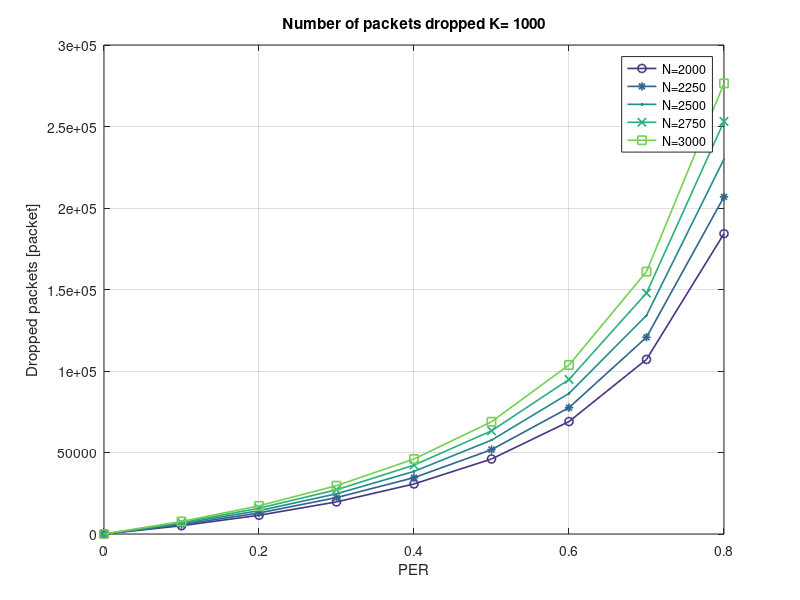
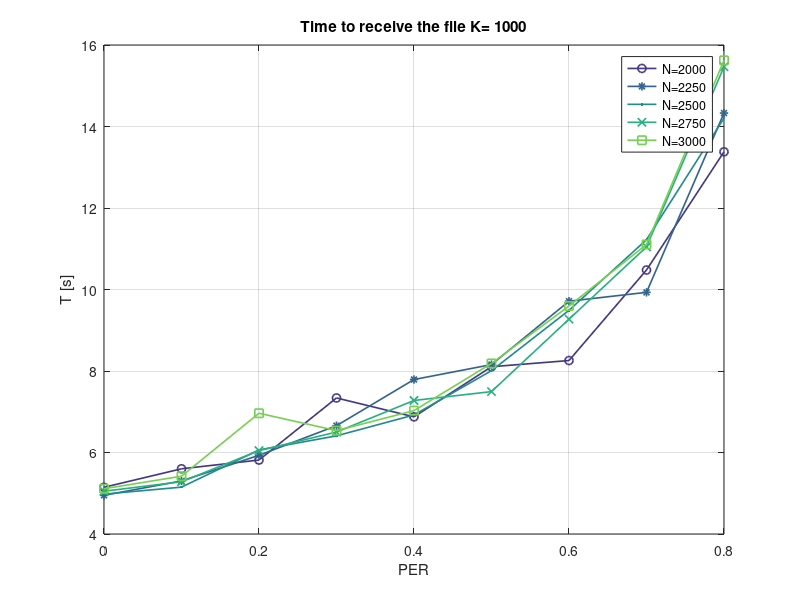
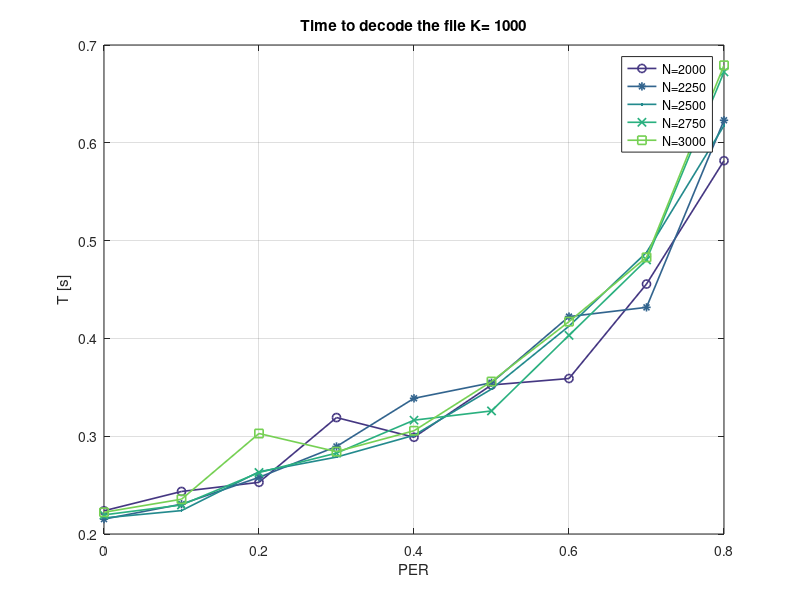
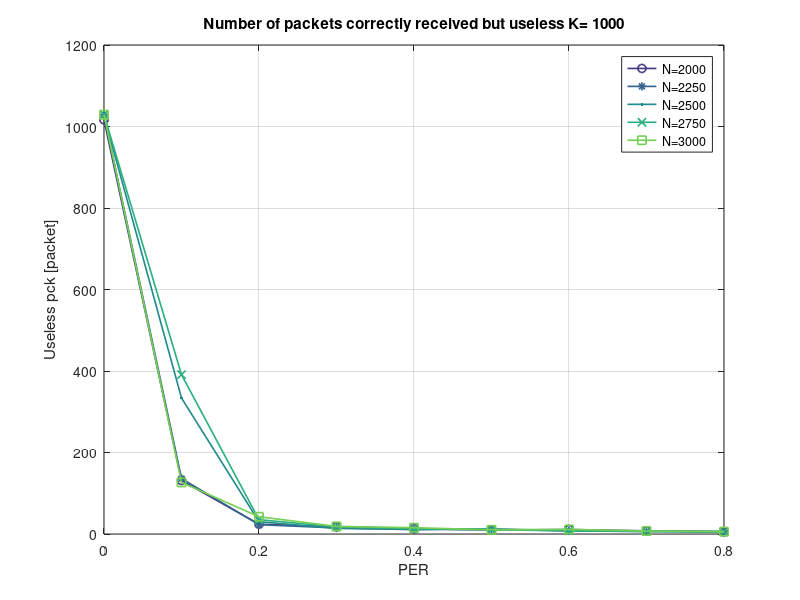

The MATLAB script that drew these images, in order:
clear all;
color_matrix = colormap;
markers = {'+-','o-','*-','.-','x-','s-','d-','^-','v-','>-','<-','p-','h-'};
markersize = 6; % 3 is best for tikz
linewidth = 1.2;
close all hidden;
%% LT RX
%%dectime	rxtime	totrxpck droppck	rxpck	uselesspck PER_estimate PER	K_TB_SIZE N_TB_SIZE
data_LT_rx=importdata('./data/data_LT_rx_1.txt',' ');
Nmc=10; %number of Montecarlo trials for each tuple of PER-K-N
PERs=unique(data_LT_rx(:,8));
Ks=unique(data_LT_rx(:,9));
increments=unique(data_LT_rx(find(data_LT_rx(:,9)==Ks(1)),10))-Ks(1);
for i=1:length(PERs)
    for j=1:length(Ks)
        for k=1:length(increments)
    data_PER_K_N_rx=[];
    data_PER_K_N_rx=data_LT_rx(find(data_LT_rx(:,8)==PERs(i) & data_LT_rx(:,9)==Ks(j) & data_LT_rx(:,10)==(Ks(j)+increments(k))),:);
    dectime_LT(i,j,k)=mean(data_PER_K_N_rx(:,1));
    rxtime_LT(i,j,k)=mean(data_PER_K_N_rx(:,2));
    totrxpck_LT(i,j,k)=mean(data_PER_K_N_rx(:,3));
    droppck_LT(i,j,k)=mean(data_PER_K_N_rx(:,4));
    rxpck_LT(i,j,k)=mean(data_PER_K_N_rx(:,5));
    uselesspck_LT(i,j,k)=mean(data_PER_K_N_rx(:,6));
    PER_estimate_LT(i,j,k)=mean(data_PER_K_N_rx(:,7));
        end
    end
end

for j=1:length(Ks)
    figure();
    for k=1:length(increments)
        plot(PERs,squeeze(droppck_LT(:,j,k)), markers{mod(k, numel(markers)) + 1}, 'Color', color_matrix(mod(k*10, size(color_matrix, 1)) + 1,:), ...
				'LineWidth', linewidth, 'MarkerSize', markersize)
        title(['Number of packets dropped K= ', num2str(Ks(j))]);
        hold all;
    end
    grid on;
    xlabel('PER');
	ylabel('Dropped packets [packet]');
    str=[cellstr(num2str((Ks(j)+increments), 'N=%-d'))']';
    for i=1:length(str(:,1))
        str_legend(i)=cellstr(strjoin(str(i,:)));
    end
    legend(str_legend');
    
    figure();
    for k=1:length(increments)
        plot(PERs,squeeze(rxtime_LT(:,j,k)), markers{mod(k, numel(markers)) + 1}, 'Color', color_matrix(mod(k*10, size(color_matrix, 1)) + 1,:), ...
				'LineWidth', linewidth, 'MarkerSize', markersize)
        title(['Time to receive the file K= ', num2str(Ks(j))]);
        hold all;
    end
    grid on;
    xlabel('PER');
	ylabel('T [s]')
    str=[cellstr(num2str((Ks(j)+increments), 'N=%-d'))']';
    for i=1:length(str(:,1))
        str_legend(i)=cellstr(strjoin(str(i,:)));
    end
    legend(str_legend');
    
    figure();
    for k=1:length(increments)
        plot(PERs,squeeze(dectime_LT(:,j,k)), markers{mod(k, numel(markers)) + 1}, 'Color', color_matrix(mod(k*10, size(color_matrix, 1)) + 1,:), ...
				'LineWidth', linewidth, 'MarkerSize', markersize)
        title(['Time to decode the file K= ', num2str(Ks(j))]);
        hold all;
    end
    grid on;
    xlabel('PER');
	ylabel('T [s]');
    str=[cellstr(num2str((Ks(j)+increments), 'N=%-d'))']';
    for i=1:length(str(:,1))
        str_legend(i)=cellstr(strjoin(str(i,:)));
    end
    legend(str_legend');
    
    figure();
    for k=1:length(increments)
        plot(PERs,squeeze(uselesspck_LT(:,j,k)), markers{mod(k, numel(markers)) + 1}, 'Color', color_matrix(mod(k*10, size(color_matrix, 1)) + 1,:), ...
				'LineWidth', linewidth, 'MarkerSize', markersize);
        title(['Number of packets correctly received but useless K= ', num2str(Ks(j))]);
        hold all;
    end
    grid on;
    xlabel('PER');
	ylabel('Useless pck [packet]')
    str=[cellstr(num2str((Ks(j)+increments), 'N=%-d'))']';
    for i=1:length(str(:,1))
        str_legend(i)=cellstr(strjoin(str(i,:)));
    end
    legend(str_legend');
end
%% LT TX
%sent infile time goodput throughput	PER_estimate PER	K_TB_SIZE	N_TB_SIZE
data_LT_tx=importdata('./data/data_LT_tx_1.txt',' ');
Nmc=10; %number of Montecarlo trials for each tuple of PER-K-N
PERs=unique(data_LT_tx(:,7));
Ks=unique(data_LT_tx(:,8));
increments=unique(data_LT_tx(find(data_LT_tx(:,8)==Ks(1)),9))-Ks(1);

for i=1:length(PERs)
    for j=1:length(Ks)
        for k=1:length(increments)
            data_PER_K_N_tx=[];
            data_PER_K_N_tx=data_LT_tx(find(data_LT_tx(:,7)==PERs(i) & data_LT_tx(:,8)==Ks(j) & data_LT_tx(:,9)==(Ks(j)+increments(k))),:);
            sent_LT(i,j,k)=mean(data_PER_K_N_tx(:,1));
            time_LT(i,j,k)=mean(data_PER_K_N_tx(:,3));
            goodput_LT(i,j,k)=mean(data_PER_K_N_tx(:,4));
            throughput_LT(i,j,k)=mean(data_PER_K_N_tx(:,5));
            PER_estimate_LT(i,j,k)=mean(data_PER_K_N_tx(:,6));
        end
    end
end

for j=1:length(Ks)
    figure();
    for k=1:length(increments)
        plot(PERs,squeeze(goodput_LT(:,j,k)), markers{mod(k, numel(markers)) + 1}, 'Color', color_matrix(mod(k*10, size(color_matrix, 1)) + 1,:), ...
				'LineWidth', linewidth, 'MarkerSize', markersize)
        title(['Goodput K= ', num2str(Ks(j))]);
        hold all;
    end
    grid on;
    xlabel('PER');
	ylabel('Goodput [Mbit/s]')
    str=[cellstr(num2str((Ks(j)+increments), 'N=%-d'))']';
    for i=1:length(str(:,1))
        str_legend(i)=cellstr(strjoin(str(i,:)));
    end
    legend(str_legend');
    
    figure();
    for k=1:length(increments)
        plot(PERs,squeeze(throughput_LT(:,j,k)), markers{mod(k, numel(markers)) + 1}, 'Color', color_matrix(mod(k*10, size(color_matrix, 1)) + 1,:), ...
				'LineWidth', linewidth, 'MarkerSize', markersize)
        title(['Throughput K= ', num2str(Ks(j))]);
        hold all;
    end
    grid on;
    xlabel('PER');
	ylabel('Throughput [Mbit/s]')
    str=[cellstr(num2str((Ks(j)+increments), 'N=%-d'))']';
    for i=1:length(str(:,1))
        str_legend(i)=cellstr(strjoin(str(i,:)));
    end
    legend(str_legend');
    
    figure();
    for k=1:length(increments)
        plot(PERs,squeeze(PER_estimate_LT(:,j,k)), markers{mod(k, numel(markers)) + 1}, 'Color', color_matrix(mod(k*10, size(color_matrix, 1)) + 1,:), ...
				'LineWidth', linewidth, 'MarkerSize', markersize)
        title(['PER estimated @TX K= ', num2str(Ks(j))]);
        hold all;
    end
    grid on;
    xlabel('PER');
	ylabel('PER estimate');
    str=[cellstr(num2str((Ks(j)+increments), 'N=%-d'))']';
    for i=1:length(str(:,1))
        str_legend(i)=cellstr(strjoin(str(i,:)));
    end
    legend(str_legend');
end
